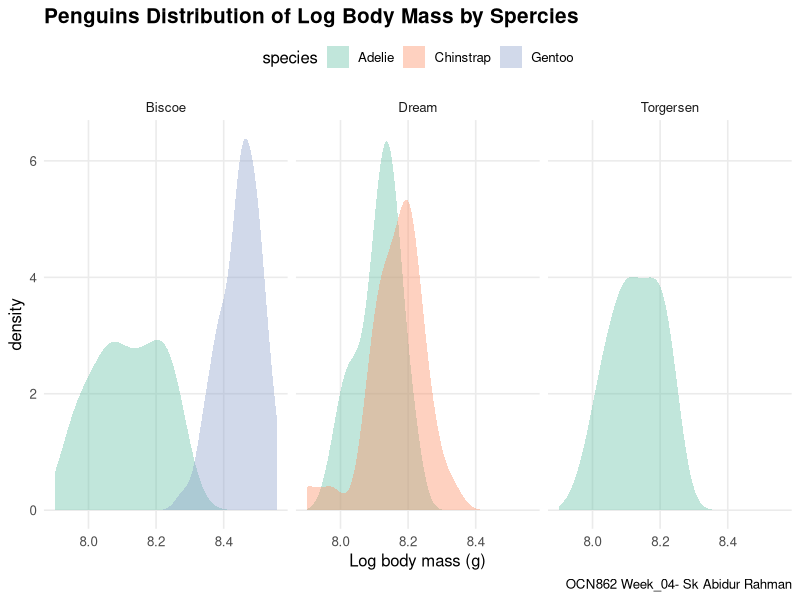

This chart was generated by the following R code:
############################################################
 #Week 04: Penguins Assignment
 #Part 1: Sumarries (mean/variances) of body mass by species,islands, sex (NA-free)
 #Part 2: Filter non-males, compute log body mass, select key cols, make/export plot
 #Author: Sk Abidur Rahman
 #Last Update Date: 2025-09-20
############################################################
 
 ### Load Packages ----
#packages: tidyverse, palmergenuis,here
 library(tidyverse)
 library(palmerpenguins)
 library(here)
 library(ggplot2)
 library(dplyr)

### Load Data and Wrangling ----
penguins_clean <- penguins %>%
  drop_na(species,island, sex, body_mass_g)

summary_tbl <- penguins_clean %>%
  group_by(species,island,sex) %>%
  summarise(
    mean_body_g= mean (body_mass_g, na.rm = TRUE),
    var_body_g= var (body_mass_g, na.rm=TRUE),
    .groups = "drop"
  )


 #### Filter out males, log, colums & plot ---
penguins_f <- penguins %>%
  drop_na(species,island,sex,body_mass_g)%>%    #this or
  filter(!is.na(body_mass_g), !is.na(sex))  %>% #drop NAs
  filter(sex !="male") %>%                      # exclude males
  mutate(log_body_mass = log(body_mass_g)) %>%  #natural log & create column
           select(species, island, sex, log_body_mass)

### Density plot
p<-ggplot(penguins_f,aes(x=log_body_mass, fill=species))+
  geom_density(alpha=0.4,adjust=1,color=NA)+
  facet_wrap(~island,nrow=1)+
  scale_x_continuous(name="Log body mass (g)")+
  scale_fill_brewer(palette = "Set2",name="species")+
  labs(
    title="Penguins Distribution of Log Body Mass by Spercies",
    caption= "OCN862 Week_04- Sk Abidur Rahman"
  )+
  theme_minimal(base_size = 12) +
  theme(
    legend.position="top",
    panel.grid.minor = element_blank(),
    plot.title=element_text(face="bold", size=15),
    plot.subtitle=element_text(size=11)
  )

### Save Output  ----
ggsave("Week_04/output/penguins_logmass_density.png", p, width = 9, height = 4.5, dpi = 320)

